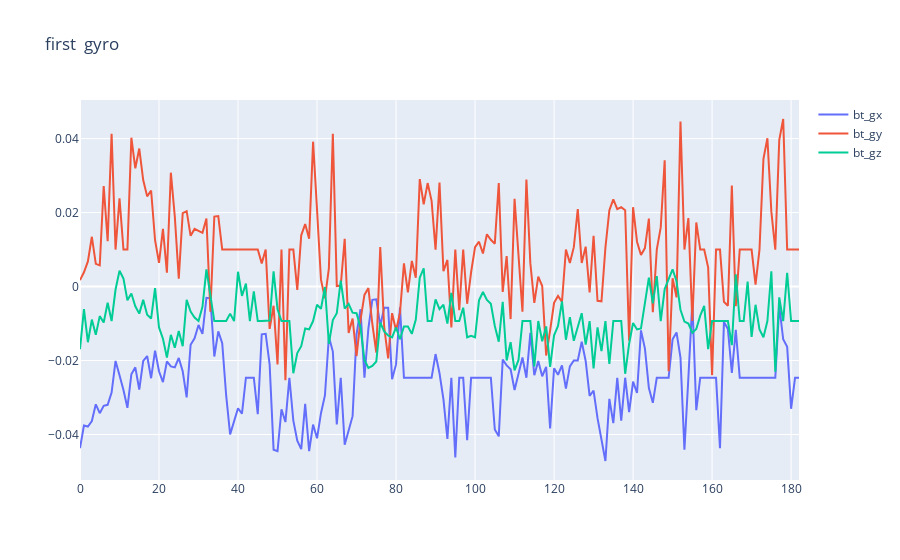
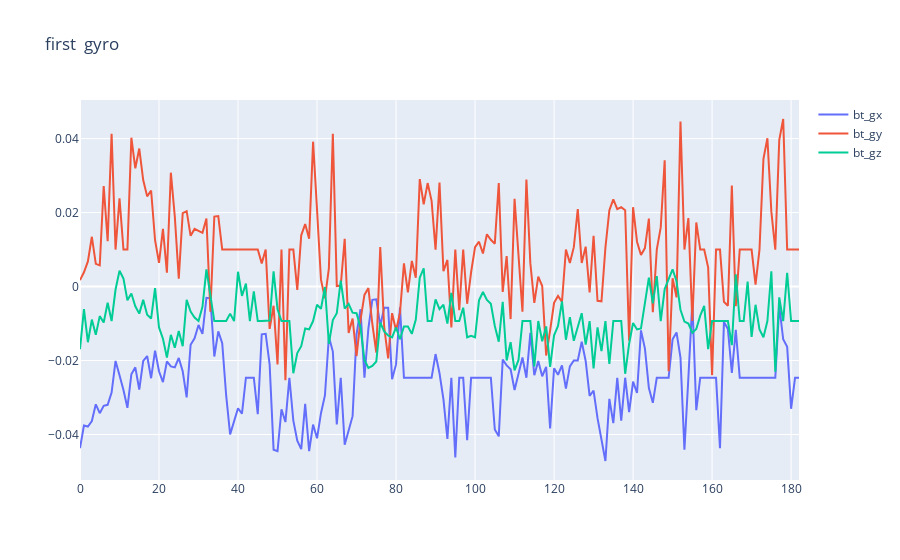
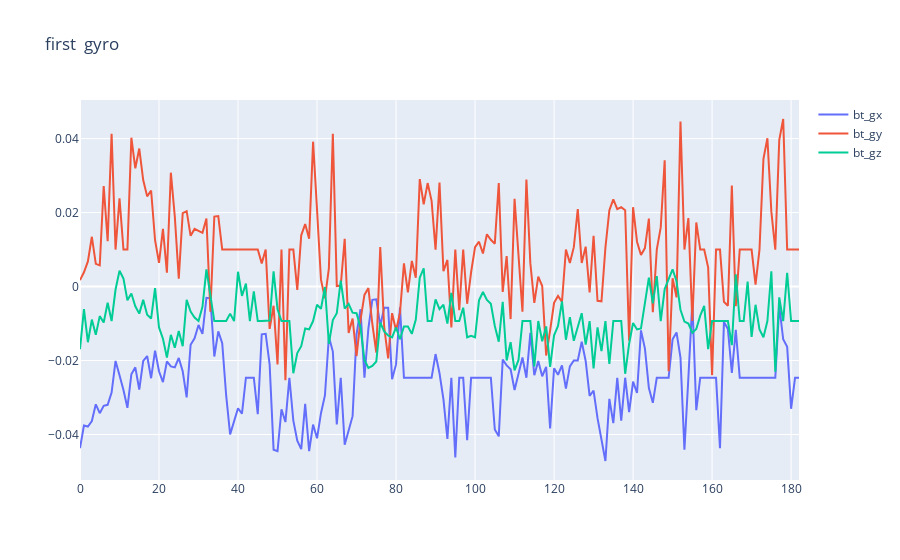
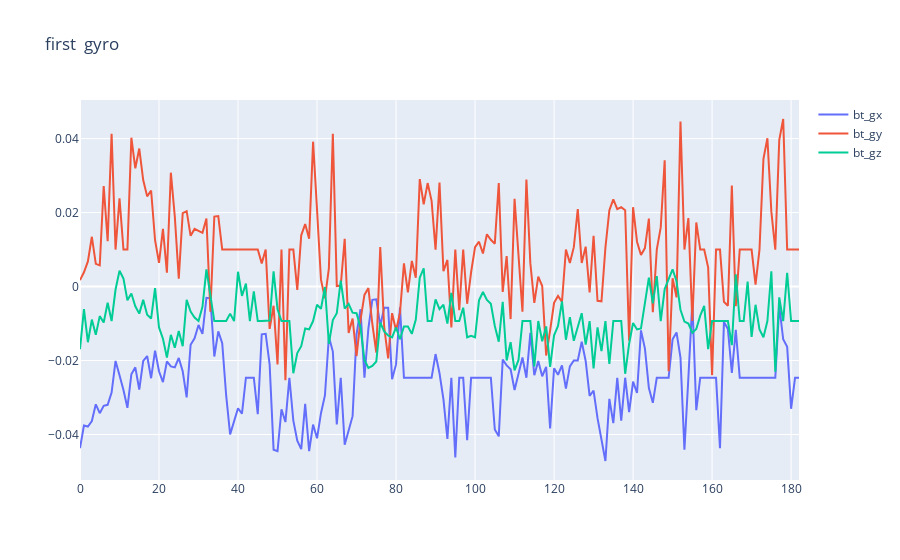

The code cell stored with these charts, in order, in its notebook:
### Markdown cell above
# Calibration data

### Code cell
# df_1 = pd.read_csv('dataset/7_Danya5.csv',sep = ' ',header = None)
# df_1.columns = ["s1","bt_ax","bt_ay","bt_az","bt_gx","bt_gy","bt_gz",
#              "s2","bb_ax","bb_ay","bb_az","bb_gx","bb_gy","bb_gz",
#              "s3","lt_ax","lt_ay","lt_az","lt_gx","lt_gy","lt_gz",
#              "s4","lb_ax","lb_ay","lb_az","lb_gx","lb_gy","lb_gz",
#             "s5","rt_ax","rt_ay","rt_az","rt_gx","rt_gy","rt_gz",
#              "s6","rb_ax","rb_ay","rb_az","rb_gx","rb_gy","rb_gz",
#              ]
# df



import os
from os import walk
def all_calibrate(calibration_set,dataset):
    
    bt_1,bb_1,lt_1,lb_1,rt_1,rb_1=parse_to_sensors(dataset) 

#     rb_outl,rt_outl,lb_outl,lt_outl,bb_outl,bt_outl =  find_outliers(calibration_set)
    bt_outl,bb_outl,lt_outl,lb_outl,rt_outl,rb_outl =  find_outliers(calibration_set)
    
    show_plot(bt_outl,'first ',False)
    
    calibrated_rb = calibration(rb_outl,rb_1)
    calibrated_rt = calibration(rt_outl,rt_1)
    calibrated_lb = calibration(lb_outl,lb_1)
    calibrated_lt = calibration(lt_outl,lt_1)
    calibrated_bb = calibration(bb_outl,bb_1)
    calibrated_bt = calibration(bt_outl,bt_1)
    
    ready_dataset = pd.concat([calibrated_bt, calibrated_bb, calibrated_lt, calibrated_lb, calibrated_rt, calibrated_rb],axis = 1,)    

#     show_plot(calibrated_bt,'without outliers ',True)

#     print(calibrated_rb)
    
    orientation_lb = find_orientation(calibrated_lb)
    orientation_lt = find_orientation(calibrated_lt)
    orientation_bb = find_orientation(calibrated_bb)
    orientation_bt = find_orientation(calibrated_bt)
    orientation_rb = find_orientation(calibrated_rb)
    orientation_rt = find_orientation(calibrated_rt)
    

#     orientation_lb_1 = filter_scipy(orientation_lb)
#     orientation_lt_1 = filter_scipy(orientation_lb)
#     orientation_bb_1 = filter_scipy(orientation_lb)
#     orientation_bt_1 = filter_scipy(orientation_lb)
#     orientation_rb_1 = filter_scipy(orientation_lb)
#     orientation_rt_1 = filter_scipy(orientation_lb)
  
    
#     return   orientation_rb_1, orientation_rt_1, orientation_bb_1, orientation_bt_1, orientation_lb_1, orientation_lt_1
    return   orientation_rb, orientation_rt, orientation_bb, orientation_bt, orientation_lb, orientation_lt
    


сalibration_set= read_csv_file('calibration/10_Vadim.csv')


filenames = next(walk('D:/Thesis/Vadim/'), (None, None, []))[2]  # [] if no file
filenames[0]
for i in range(len(filenames)):
    filename = f"D:/Thesis/Vadim/{filenames[i]}"
    print(filename)
    IMU_set = read_csv_file(filename)
    orientation_rb, orientation_rt, orientation_bb, orientation_bt, orientation_lb, orientation_lt = all_calibrate(сalibration_set,IMU_set)
    ready_dataset = pd.concat([orientation_bt, orientation_bb, orientation_lt, orientation_lb, orientation_rt, orientation_rb],axis = 1)    
#     print(ready_dataset)
    ready_dataset.to_csv(f"D:\Thesis\dataset\lifting_orientation_{i}_0.csv", sep=",")

    
# orientation_lb = find_orientation(calibrated_lb)
# show_plot(orientation_rt,'Orientation left_bot sensor')

# def all_find_orientations(calibrated_lb,):
    
# def all_calibrated(df):
  
# #первый фрейм калибровочный файл
# calibrated_lb = calibration(lt_outl,lt_1)
# #calibrated_lb = lb_1

### Figure 1 — Plotly figure (JSON) as saved in the notebook; plotly's stock layout.template omitted (floating-point values rounded to 4 significant figures; data arrays with more than 128 entries replaced by an {"elided": "..."} marker saying what was removed)
{"data": [{"name": "bt_gx", "type": "scatter", "x": {"elided": "183 int values"}, "y": {"elided": "183 float values"}}, {"name": "bt_gy", "type": "scatter", "x": {"elided": "183 int values"}, "y": {"elided": "183 float values"}}, {"name": "bt_gz", "type": "scatter", "x": {"elided": "183 int values"}, "y": {"elided": "183 float values"}}], "layout": {"title": {"text": "first  gyro"}}}

### Figure 2 — Plotly figure (JSON) as saved in the notebook; plotly's stock layout.template omitted (floating-point values rounded to 4 significant figures; data arrays with more than 128 entries replaced by an {"elided": "..."} marker saying what was removed)
{"data": [{"name": "bt_gx", "type": "scatter", "x": {"elided": "183 int values"}, "y": {"elided": "183 float values"}}, {"name": "bt_gy", "type": "scatter", "x": {"elided": "183 int values"}, "y": {"elided": "183 float values"}}, {"name": "bt_gz", "type": "scatter", "x": {"elided": "183 int values"}, "y": {"elided": "183 float values"}}], "layout": {"title": {"text": "first  gyro"}}}

### Figure 3 — Plotly figure (JSON) as saved in the notebook; plotly's stock layout.template omitted (floating-point values rounded to 4 significant figures; data arrays with more than 128 entries replaced by an {"elided": "..."} marker saying what was removed)
{"data": [{"name": "bt_gx", "type": "scatter", "x": {"elided": "183 int values"}, "y": {"elided": "183 float values"}}, {"name": "bt_gy", "type": "scatter", "x": {"elided": "183 int values"}, "y": {"elided": "183 float values"}}, {"name": "bt_gz", "type": "scatter", "x": {"elided": "183 int values"}, "y": {"elided": "183 float values"}}], "layout": {"title": {"text": "first  gyro"}}}

### Figure 4 — Plotly figure (JSON) as saved in the notebook; plotly's stock layout.template omitted (floating-point values rounded to 4 significant figures; data arrays with more than 128 entries replaced by an {"elided": "..."} marker saying what was removed)
{"data": [{"name": "bt_gx", "type": "scatter", "x": {"elided": "183 int values"}, "y": {"elided": "183 float values"}}, {"name": "bt_gy", "type": "scatter", "x": {"elided": "183 int values"}, "y": {"elided": "183 float values"}}, {"name": "bt_gz", "type": "scatter", "x": {"elided": "183 int values"}, "y": {"elided": "183 float values"}}], "layout": {"title": {"text": "first  gyro"}}}
